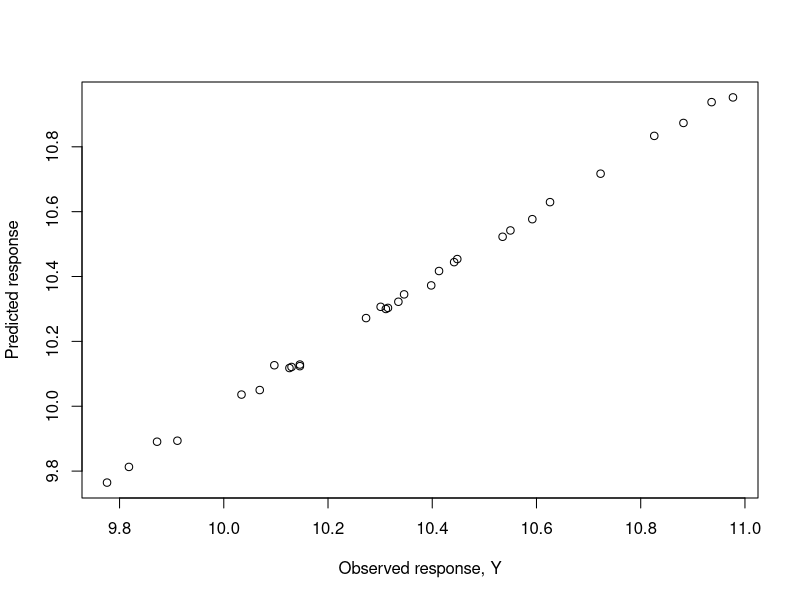
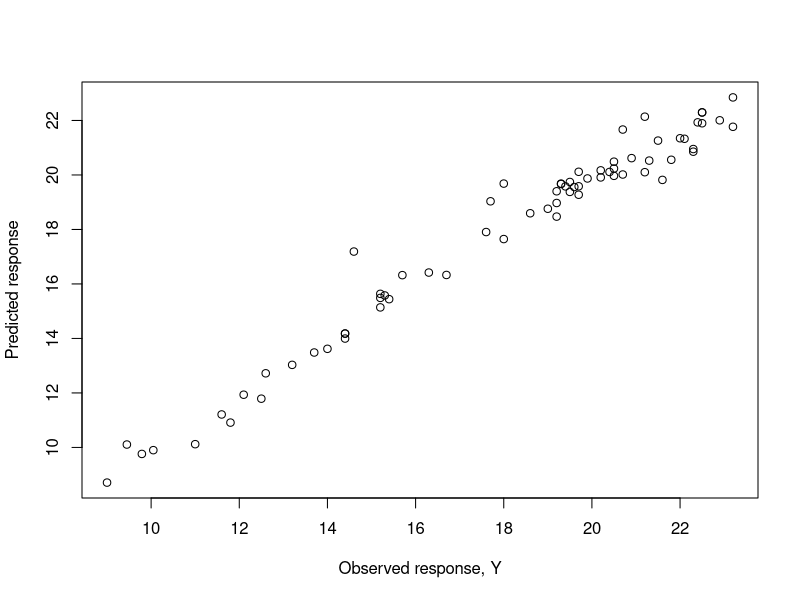
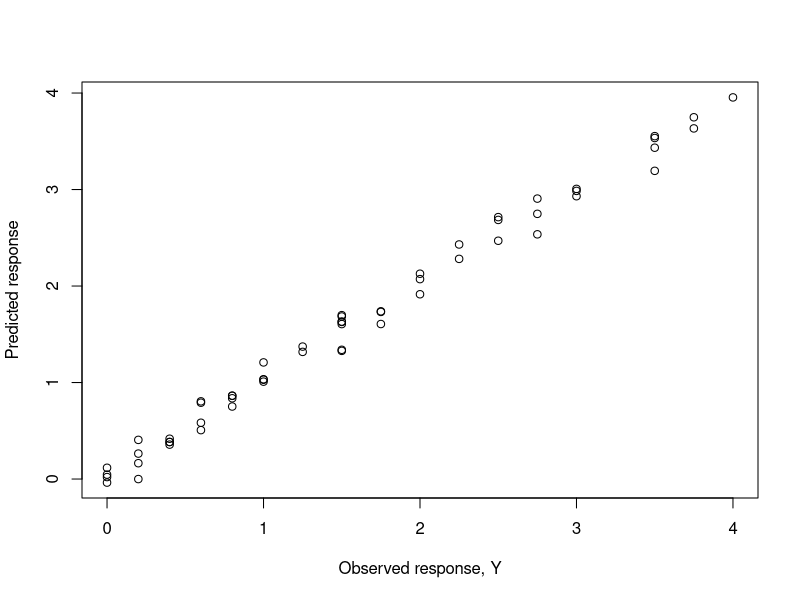

Generate these figures, in order, with R:
rm(list=ls())
library(pls)
library(glmnet)
library(MASS)

# Load in moisture in corn data
ycal <- read.table("data/chapter1/Parameters in corn/y1cal.txt", quote="\"", comment.char="")
ytest <- read.table("data/chapter1/Parameters in corn/y1test.txt", quote="\"", comment.char="")
Xcal <-  read.table("data/chapter1/Parameters in corn/Xcal.txt", quote="\"", comment.char="")
Xtest <- read.table("data/chapter1/Parameters in corn/Xtest.txt", quote="\"", comment.char="")
x=t(Xcal)
xx=t(Xtest)
y=ycal$V1

# Cross validate for moisture in corn data
pls_fit = plsr(y~x, scale = FALSE, validation = "CV", segment.type="consecutive")
summary(pls_fit)

# Find best number of components to use acording to CV
best_ncomp <- which.min(pls_fit$validation$adj)

# Train model on best ncomps
gas <- plsr(y~x, ncomp=best_ncomp)

new=data.frame(x=xx)
new=t(data.frame(x=Xtest))
# Predict using best model
p=predict(gas,newdata=new)[,,best_ncomp]
pred_pls=p

ytest=ytest$V1

# Plot predicted vs observed responses regarding moisture in corn
plot(ytest,pred_pls,xlab="Observed response, Y",ylab="Predicted response")





# Load in protein in meat data
ycal <- read.table("data/chapter1/Parameters in meat/y3cal.txt", quote="\"", comment.char="")
ytest <- read.table("data/chapter1/Parameters in meat/y3test.txt", quote="\"", comment.char="")
Xcal <-  read.table("data/chapter1/Parameters in meat/Xcal.txt", quote="\"", comment.char="")
Xtest <- read.table("data/chapter1/Parameters in meat/Xtest.txt", quote="\"", comment.char="")
x=t(Xcal)
xx=t(Xtest)
y=ycal$V1

# Cross validate for protein in meat data
pls_fit = plsr(y~x, scale = FALSE, validation = "CV", segment.type="consecutive")
summary(pls_fit)

# Find best number of components to use acording to CV
best_ncomp <- which.min(pls_fit$validation$adj)

# Train model on best ncomps
gas <- plsr(y~x, ncomp=best_ncomp)

new=data.frame(x=xx)
new=t(data.frame(x=Xtest))

# Predict using best model
p=predict(gas,newdata=new)[,,best_ncomp]
pred_pls=p

ytest=ytest$V1

# Plot predicted vs observed responses regarding protein in meat
plot(ytest,pred_pls,xlab="Observed response, Y",ylab="Predicted response")





# Load in tetracycline data
ycal <- read.table("data/chapter1/Tetracycline in serum/ycal.txt", quote="\"", comment.char="")
ytest <- read.table("data/chapter1/Tetracycline in serum/ytest.txt", quote="\"", comment.char="")
Xcal <-  read.table("data/chapter1/Tetracycline in serum/Xcal.txt", quote="\"", comment.char="")
Xtest <- read.table("data/chapter1/Tetracycline in serum/Xtest.txt", quote="\"", comment.char="")
x=t(Xcal)
xx=t(Xtest)
y=ycal$V1

# Cross validate for tetracycline in serum data
pls_fit = plsr(y~x, scale = FALSE, validation = "CV", segment.type="consecutive")
summary(pls_fit)

# Find best number of components to use acording to CV
best_ncomp <- which.min(pls_fit$validation$adj)

# Train model on best ncomps
gas <- plsr(y~x, ncomp=best_ncomp)

new=data.frame(x=xx)
new=t(data.frame(x=Xtest))

# Predict using best model
p=predict(gas,newdata=new)[,,best_ncomp]
pred_pls=p

ytest=ytest$V1

# Plot predicted vs observed responses regarding tetracycline in serum
plot(ytest,pred_pls,xlab="Observed response, Y",ylab="Predicted response")
